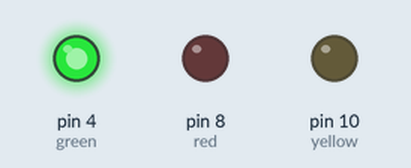
This sketch was run on a simulated Arduino Uno, built with avr-gcc and run on an emulated ATmega328P. On the bench: output pins drawn as LEDs (lit = HIGH).

Above: at 2.5 s.
At 12.65 s:
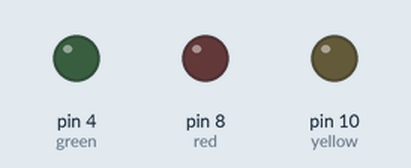
At 17.85 s:
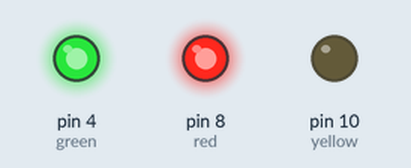
At 23.0 s:
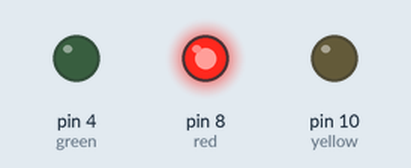
At 33.8 s:
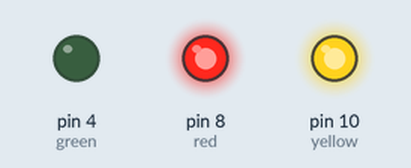
At 41.7 s:
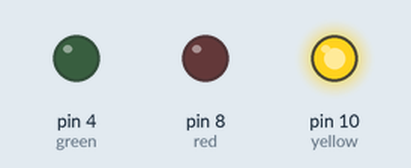
Timing chart, 0 to 46.2 s (numbered marks = the images above):
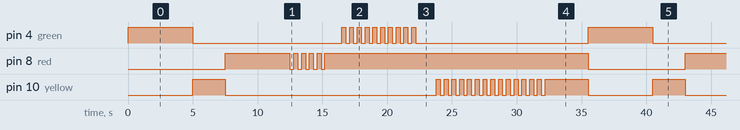

The sketch:

Blinking_LED_Traffic_Lightand_Blink_5_10_15_times.ino
```cpp
void setup() {
  // put your setup code here, to run once:
  pinMode(8, OUTPUT); //red
  pinMode(4, OUTPUT); //green
  pinMode(10, OUTPUT); //yellow
  //green yellow red green
}

void loop() {
  // put your main code here, to run repeatedly:
  //green
  digitalWrite(4, HIGH);
   digitalWrite(10, LOW);
  digitalWrite(8, LOW);
  delay(5000);

  //yellow
  digitalWrite(4,LOW);
  digitalWrite(10, HIGH);
  digitalWrite(8, LOW);
  delay(2500);
  //red
  digitalWrite(4, LOW);
  digitalWrite(10, LOW);
  digitalWrite(8, HIGH);

  delay(5000);


 for(int r = 0; r<5; r++)
  {
digitalWrite(8,LOW);
delay(300);
digitalWrite(8,HIGH);
delay(300);
}
delay(1000);

for(int g = 0; g<10; g++)
 {
digitalWrite(4,HIGH);
 delay(300);
digitalWrite(4,LOW);
 delay(300);
}
 delay(1000);


 for(int y = 0; y<15; y++)
 {
 digitalWrite(10,LOW);
 delay(300);
digitalWrite(10,HIGH);
 delay(300);
}
 delay(3000);

}
```

Measured:
- by itself, pin 4 (green): repeats every 35.5 s: LOW 11.5 s, 9 × (HIGH 0.30 s, LOW 0.30 s), HIGH 0.30 s, LOW 13.3 s, HIGH 5.0 s
- by itself, pin 8 (red): repeats every 35.5 s: 4 × (LOW 0.30 s, HIGH 0.30 s), LOW 0.30 s, HIGH 20.3 s, LOW 7.5 s, HIGH 5.0 s
- by itself, pin 10 (yellow): repeats every 35.5 s: LOW 16.3 s, 14 × (HIGH 0.30 s, LOW 0.30 s), HIGH 3.3 s, LOW 5.0 s, HIGH 2.5 s
